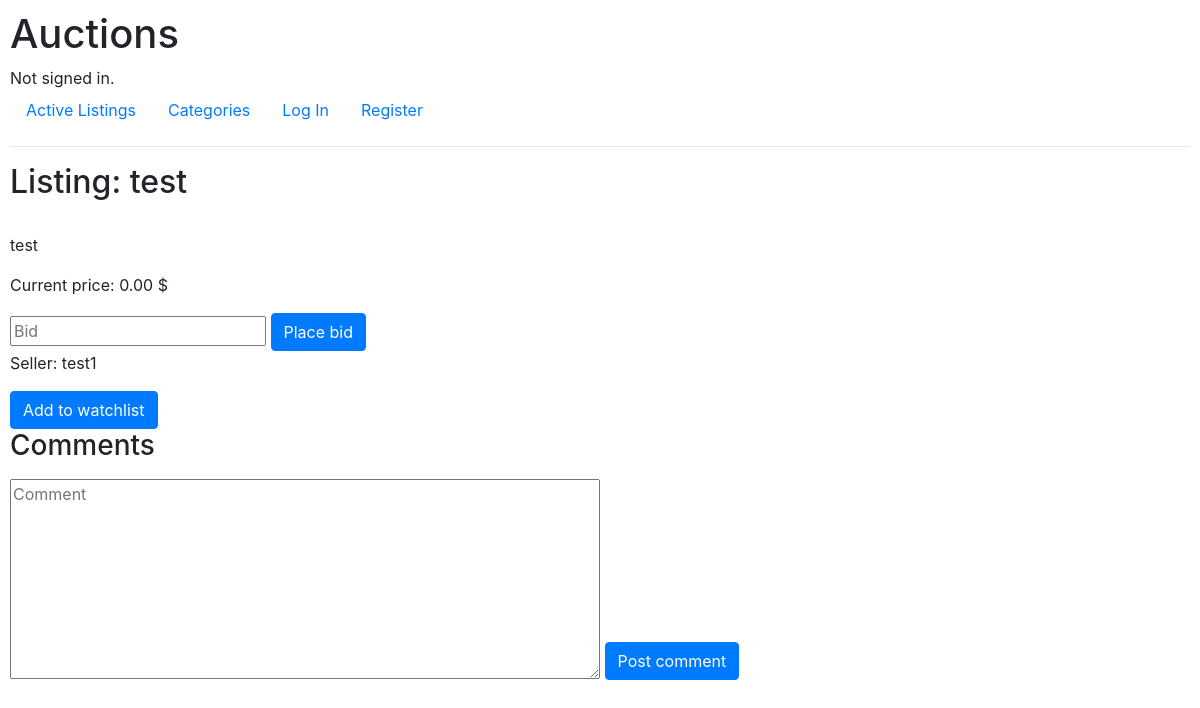
Screenshot of /listings/46 with the database file from the repository.
### auctions/models.py (models this page shows)
class listings(models.Model):
    name = models.CharField(max_length=64)
    description = models.CharField(max_length=512, blank=True)
    bid = models.DecimalField(max_digits=100, decimal_places=2)
    image = models.URLField()
    category = models.CharField(max_length=32, blank=True)
    date = models.DateTimeField(auto_now=True)
    seller = models.CharField(max_length=64)
    winner = models.CharField(max_length=64, blank=True)
    is_active = models.BooleanField(default=True)
    current_price = models.DecimalField(max_digits=100, decimal_places=2, blank=True)

### auctions/views.py (the view, shortened to what this page needs)
# urls.py: path("listings/<int:listing_id>", views.listing, name="listing"),
def listing(request, listing_id):
    listing = listings.objects.get(id=listing_id)
    is_seller = False
    watchlist = None
    price = listing.bid
    if str(request.user) == (listing.seller):
        is_seller = True
    if request.user.is_authenticated:
        try:
            watchlist = request.user.watchlist.get(id=listing_id)
        except ObjectDoesNotExist:
            watchlist = None
    try:
        price = bids.objects.get(listing_id=listing_id).bid
    except ObjectDoesNotExist:
        pass
    return render(
        request,
        "auctions/listing.html",
        {
            "listing": listing,
            "watchlist": watchlist,
            "is_seller": is_seller,
            "price": price,
            "comments": comments.objects.filter(listing_id=listing_id),
        },
    )

### auctions/templates/auctions/listing.html (shortened to what this page needs)
{% extends "auctions/layout.html" %}
{% block body %}
<h2>Listing: {{ listing.name }}</h2>
<p>{{ listing.description }}</p>
<p>Current price: {{ price }} $</p>
{% if not is_seller %}
    <form action="{% url 'place_bid' listing.id %}", method="post">
        <input type="number" placeholder="Bid" name="buyer_bid" step=".01">
        <button type="submit" class="btn btn-primary">Place bid</button>
    </form>
{% endif %}
<p>Seller: {{ listing.seller }}</p>
{% if not watchlist %}
    <form action="{% url 'watchlist' listing.id %}", method="post">
        <button type="submit" class="btn btn-primary" name="add">Add to watchlist</button>
    </form>
{% endif %}
<h3>Comments</h3>
<div>
    <form action="{% url 'comment' listing.id %}", method="post">
        <textarea name="comment" placeholder="Comment" maxlength="5000"></textarea>
        <button type="submit" class="btn btn-primary" id="post_comment">Post comment</button>
    </form>
</div>
{% endblock %}

### auctions/static/auctions/styles.css (style rules this page uses)
body { padding: 10px; }
#post_comment { margin-bottom: 27px; }
textarea { width:50%; height: 200px; }

### rows the page displays
listings: name "test", description "test", bid "0.00", seller "test1"
